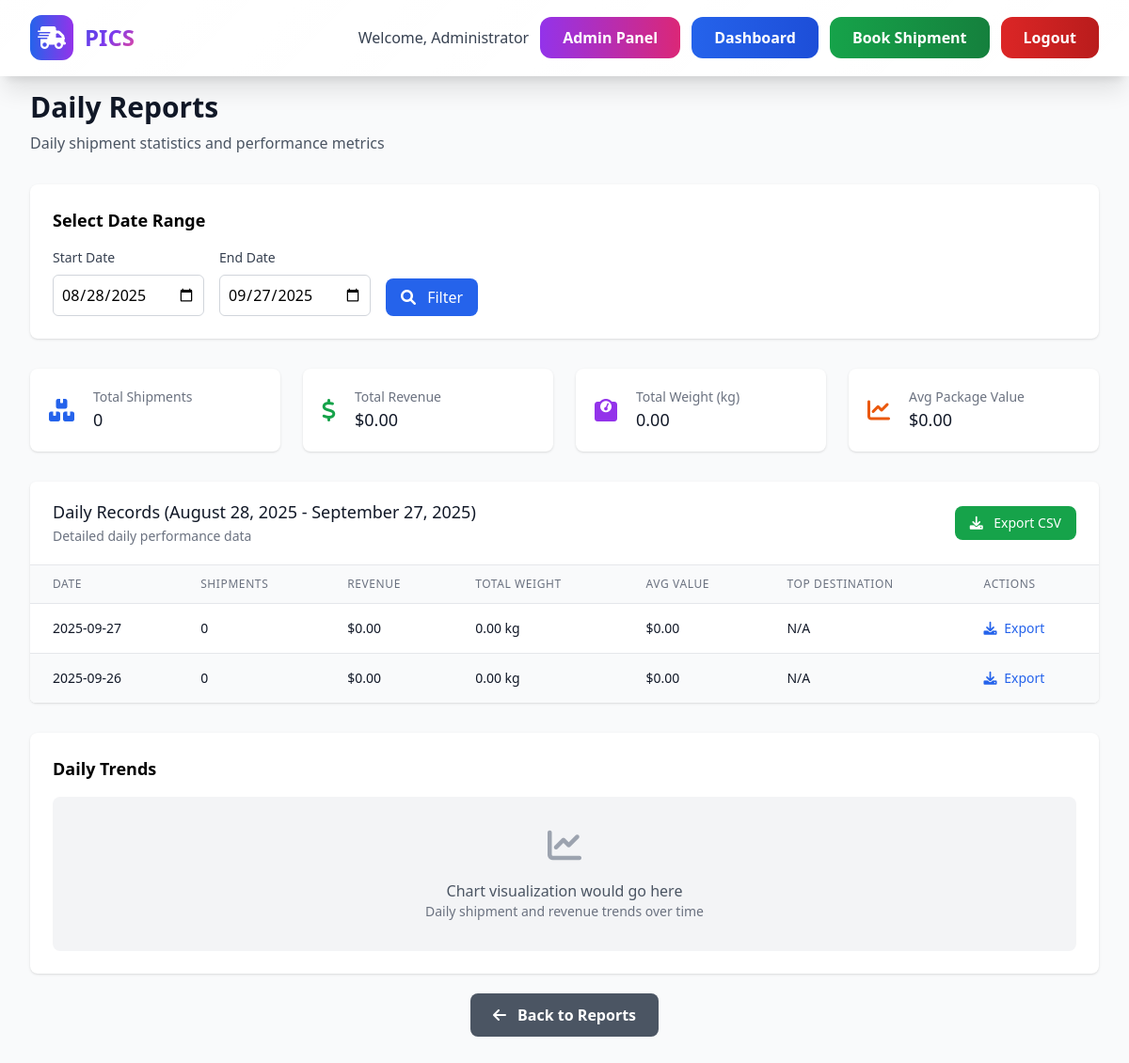
The app's page /admin/reports/daily (signed in) with its own data.
### main.py (models this page shows, shortened)
class Client(UserMixin, db.Model):
    id = db.Column(db.Integer, primary_key=True)
    name = db.Column(db.String(100), nullable=False)
    email = db.Column(db.String(100), unique=True, nullable=False)
    password_hash = db.Column(db.String(128), nullable=False)
    phone = db.Column(db.String(20), nullable=False)
    cnic = db.Column(db.String(20), unique=True, nullable=False)
    address = db.Column(db.Text, nullable=False)
    postal_code = db.Column(db.String(20), nullable=False)
    is_admin = db.Column(db.Boolean, default=False)
    created_at = db.Column(db.DateTime, default=datetime.utcnow)

class DailyRecord(db.Model):
    id = db.Column(db.Integer, primary_key=True)
    date = db.Column(db.Date, nullable=False, unique=True)
    total_shipments = db.Column(db.Integer, default=0)
    total_revenue = db.Column(db.Float, default=0)
    total_weight = db.Column(db.Float, default=0)
    avg_package_value = db.Column(db.Float, default=0)
    top_destination = db.Column(db.String(100))
    created_at = db.Column(db.DateTime, default=datetime.utcnow)

### main.py (the view)
@app.route('/admin/reports/daily')
@login_required
def daily_reports():
    if not current_user.is_admin:
        flash('Access denied. Admin privileges required.', 'error')
        return redirect(url_for('dashboard'))
    start_date_str = request.args.get('start_date')
    end_date_str = request.args.get('end_date')
    if start_date_str and end_date_str:
        start_date = datetime.strptime(start_date_str, '%Y-%m-%d').date()
        end_date = datetime.strptime(end_date_str, '%Y-%m-%d').date()
    else:
        end_date = datetime.now().date()
        start_date = end_date - timedelta(days=30)
    daily_records = DailyRecord.query.filter(
        DailyRecord.date >= start_date,
        DailyRecord.date <= end_date
    ).order_by(DailyRecord.date.desc()).all()
    total_shipments = sum(record.total_shipments for record in daily_records)
    total_revenue = sum(record.total_revenue for record in daily_records)
    total_weight = sum(record.total_weight for record in daily_records)
    avg_package_value = total_revenue / total_shipments if total_shipments > 0 else 0
    return render_template('daily_reports.html',
                         daily_records=daily_records,
                         start_date=start_date,
                         end_date=end_date,
                         total_shipments=total_shipments,
                         total_revenue=total_revenue,
                         total_weight=total_weight,
                         avg_package_value=avg_package_value)

### templates/daily_reports.html (shortened to what this page needs)
{% extends 'base.html' %}
{% block content %}
<div class="min-h-screen py-8">
    <div class="max-w-7xl mx-auto px-4 sm:px-6 lg:px-8">
        <div class="mb-8">
            <h1 class="text-3xl font-bold text-gray-900">Daily Reports</h1>
            <p class="mt-2 text-gray-600">Daily shipment statistics and performance metrics</p>
        </div>
        <div class="bg-white shadow rounded-lg p-6 mb-8">
            <h2 class="text-lg font-semibold mb-4">Select Date Range</h2>
            <form method="GET" class="flex flex-wrap gap-4 items-end">
                <div>
                    <label class="block text-sm font-medium text-gray-700 mb-2">Start Date</label>
                    <input type="date" name="start_date" value="{{ start_date.strftime('%Y-%m-%d') if start_date else '' }}"
                           class="p-2 border border-gray-300 rounded-md focus:ring-2 focus:ring-blue-500 focus:border-transparent">
                </div>
                <div>
                    <label class="block text-sm font-medium text-gray-700 mb-2">End Date</label>
                    <input type="date" name="end_date" value="{{ end_date.strftime('%Y-%m-%d') if end_date else '' }}"
                           class="p-2 border border-gray-300 rounded-md focus:ring-2 focus:ring-blue-500 focus:border-transparent">
                </div>
                <div>
                    <button type="submit" class="bg-blue-600 text-white px-4 py-2 rounded-lg hover:bg-blue-700">
                        <i class="fas fa-search mr-2"></i>
                        Filter
                    </button>
                </div>
            </form>
        </div>
        <div class="grid grid-cols-1 md:grid-cols-4 gap-6 mb-8">
            <div class="bg-white overflow-hidden shadow rounded-lg">
                <div class="p-5">
                    <div class="flex items-center">
                        <div class="flex-shrink-0">
                            <i class="fas fa-boxes text-2xl text-blue-600"></i>
                        </div>
                        <div class="ml-5 w-0 flex-1">
                            <dl>
                                <dt class="text-sm font-medium text-gray-500 truncate">
                                    Total Shipments
                                </dt>
                                <dd class="text-lg font-medium text-gray-900">
                                    {{ total_shipments }}
                                </dd>
                            </dl>
                        </div>
                    </div>
                </div>
            </div>
            <div class="bg-white overflow-hidden shadow rounded-lg">
                <div class="p-5">
                    <div class="flex items-center">
                        <div class="flex-shrink-0">
                            <i class="fas fa-dollar-sign text-2xl text-green-600"></i>
                        </div>
                        <div class="ml-5 w-0 flex-1">
                            <dl>
                                <dt class="text-sm font-medium text-gray-500 truncate">
                                    Total Revenue
                                </dt>
                                <dd class="text-lg font-medium text-gray-900">
                                    ${{ "%.2f"|format(total_revenue) }}
                                </dd>
                            </dl>
                        </div>
                    </div>
                </div>
            </div>
            <div class="bg-white overflow-hidden shadow rounded-lg">
                <div class="p-5">
                    <div class="flex items-center">
                        <div class="flex-shrink-0">
                            <i class="fas fa-weight text-2xl text-purple-600"></i>
                        </div>
                        <div class="ml-5 w-0 flex-1">
                            <dl>
                                <dt class="text-sm font-medium text-gray-500 truncate">
                                    Total Weight (kg)
                                </dt>
                                <dd class="text-lg font-medium text-gray-900">
                                    {{ "%.2f"|format(total_weight) }}
                                </dd>
                            </dl>
                        </div>
                    </div>
                </div>
            </div>
            <div class="bg-white overflow-hidden shadow rounded-lg">
                <div class="p-5">
                    <div class="flex items-center">
                        <div class="flex-shrink-0">
                            <i class="fas fa-chart-line text-2xl text-orange-600"></i>
                        </div>
                        <div class="ml-5 w-0 flex-1">
                            <dl>
                                <dt class="text-sm font-medium text-gray-500 truncate">
                                    Avg Package Value
                                </dt>
                                <dd class="text-lg font-medium text-gray-900">
                                    ${{ "%.2f"|format(avg_package_value) }}
                                </dd>
                            </dl>
                        </div>
                    </div>
                </div>
            </div>
        </div>
        <div class="bg-white shadow overflow-hidden sm:rounded-md">
            <div class="px-4 py-5 sm:px-6 border-b border-gray-200">
                <div class="flex justify-between items-center">
                    <div>
                        <h3 class="text-lg leading-6 font-medium text-gray-900">
                            Daily Records ({{ start_date.strftime('%B %d, %Y') }} - {{ end_date.strftime('%B %d, %Y') }})
                        </h3>
                        <p class="mt-1 max-w-2xl text-sm text-gray-500">
                            Detailed daily performance data
                        </p>
                    </div>
                    <div class="flex space-x-2">
                        <button onclick="exportTableToCSV('daily_records_table', 'daily_reports.csv')"
                                class="bg-green-600 text-white px-4 py-2 rounded-lg hover:bg-green-700 text-sm">
                            <i class="fas fa-download mr-2"></i>
                            Export CSV
                        </button>
                    </div>
                </div>
            </div>
            {% if daily_records %}
                <div class="overflow-x-auto">
                    <table id="daily_records_table" class="min-w-full divide-y divide-gray-200">
                        <thead class="bg-gray-50">
                            <tr>
                                <th class="px-6 py-3 text-left text-xs font-medium text-gray-500 uppercase tracking-wider">Date</th>
                                <th class="px-6 py-3 text-left text-xs font-medium text-gray-500 uppercase tracking-wider">Shipments</th>
                                <th class="px-6 py-3 text-left text-xs font-medium text-gray-500 uppercase tracking-wider">Revenue</th>
                                <th class="px-6 py-3 text-left text-xs font-medium text-gray-500 uppercase tracking-wider">Total Weight</th>
                                <th class="px-6 py-3 text-left text-xs font-medium text-gray-500 uppercase tracking-wider">Avg Value</th>
                                <th class="px-6 py-3 text-left text-xs font-medium text-gray-500 uppercase tracking-wider">Top Destination</th>
                                <th class="px-6 py-3 text-left text-xs font-medium text-gray-500 uppercase tracking-wider">Actions</th>
                            </tr>
                        </thead>
                        <tbody class="bg-white divide-y divide-gray-200">
                            {% for record in daily_records %}
                                <tr class="{% if loop.index % 2 == 0 %}bg-gray-50{% endif %}">
                                    <td class="px-6 py-4 whitespace-nowrap text-sm font-medium text-gray-900">
                                        {{ record.date.strftime('%Y-%m-%d') }}
                                    </td>
                                    <td class="px-6 py-4 whitespace-nowrap text-sm text-gray-900">
                                        {{ record.total_shipments }}
                                    </td>
                                    <td class="px-6 py-4 whitespace-nowrap text-sm text-gray-900">
                                        ${{ "%.2f"|format(record.total_revenue) }}
                                    </td>
                                    <td class="px-6 py-4 whitespace-nowrap text-sm text-gray-900">
                                        {{ "%.2f"|format(record.total_weight) }} kg
                                    </td>
                                    <td class="px-6 py-4 whitespace-nowrap text-sm text-gray-900">
                                        ${{ "%.2f"|format(record.avg_package_value) }}
                                    </td>
                                    <td class="px-6 py-4 whitespace-nowrap text-sm text-gray-900">
                                        {{ record.top_destination or 'N/A' }}
                                    </td>
                                    <td class="px-6 py-4 whitespace-nowrap text-sm font-medium">
                                        <a href="{{ url_for('export_daily_report', date=record.date.strftime('%Y-%m-%d')) }}"
                                           class="text-blue-600 hover:text-blue-900">
                                            <i class="fas fa-download mr-1"></i>
                                            Export
                                        </a>
                                    </td>
                                </tr>
                            {% endfor %}
                        </tbody>
                    </table>
                </div>
            {% else %}
                <div class="text-center py-12">
                    <i class="fas fa-calendar-times text-4xl text-gray-400 mb-4"></i>
                    <h3 class="text-lg font-medium text-gray-900 mb-2">No records found</h3>
                    <p class="text-gray-500">No daily records available for the selected date range</p>
                </div>
            {% endif %}
        </div>
        <div class="mt-8 bg-white shadow rounded-lg p-6">
            <h3 class="text-lg font-semibold mb-4">Daily Trends</h3>
            <div class="bg-gray-100 rounded-lg p-8 text-center">
                <i class="fas fa-chart-line text-4xl text-gray-400 mb-4"></i>
                <p class="text-gray-600">Chart visualization would go here</p>
                <p class="text-sm text-gray-500">Daily shipment and revenue trends over time</p>
            </div>
        </div>
        <div class="mt-8 text-center">
            <a href="{{ url_for('reports') }}" class="bg-gray-600 text-white px-6 py-3 rounded-lg font-semibold hover:bg-gray-700">
                <i class="fas fa-arrow-left mr-2"></i>
                Back to Reports
            </a>
        </div>
    </div>
</div>
{% endblock %}

### templates/base.html (shortened to what this page needs)
<!DOCTYPE html>
<html lang="en">
<head>
    <script src="https://cdn.tailwindcss.com"></script>
    <link href="https://cdnjs.cloudflare.com/ajax/libs/font-awesome/6.0.0/css/all.min.css" rel="stylesheet">
</head>
<body class="font-sans bg-gray-50">
    <nav class="fixed w-full nav-gradient shadow-xl z-50 border-b border-white/20">
        <div class="max-w-7xl mx-auto px-4 sm:px-6 lg:px-8">
            <div class="flex justify-between h-20">
                <div class="flex items-center">
                    <div class="bg-gradient-to-r from-blue-600 to-purple-600 p-2 rounded-xl mr-3">
                        <i class="fas fa-shipping-fast text-2xl text-white"></i>
                    </div>
                    <span class="text-2xl font-bold text-gradient">PICS</span>
                </div>
                <div class="flex items-center space-x-3">
                    {% if current_user.is_authenticated %}
                        <div class="hidden md:flex items-center space-x-3">
                            <span class="text-gray-700 font-medium">Welcome, {{ current_user.name }}</span>
                            {% if current_user.is_admin %}
                                <a href="{{ url_for('admin') }}" class="modern-button bg-gradient-to-r from-purple-600 to-pink-600 text-white px-6 py-2.5 hover:from-purple-700 hover:to-pink-700">
                                    Admin Panel
                                </a>
                            {% endif %}
                            <a href="{{ url_for('dashboard') }}" class="modern-button bg-gradient-to-r from-blue-600 to-blue-700 text-white px-6 py-2.5 hover:from-blue-700 hover:to-blue-800">
                                Dashboard
                            </a>
                            <a href="{{ url_for('book_shipment') }}" class="modern-button bg-gradient-to-r from-green-600 to-green-700 text-white px-6 py-2.5 hover:from-green-700 hover:to-green-800">
                                Book Shipment
                            </a>
                            <a href="{{ url_for('logout') }}" class="modern-button bg-gradient-to-r from-red-600 to-red-700 text-white px-6 py-2.5 hover:from-red-700 hover:to-red-800">
                                Logout
                            </a>
                        </div>
                    {% endif %}
                </div>
            </div>
        </div>
    </nav>
    <main class="pt-16">
        {% block content %}{% endblock %}
    </main>
</body>
</html>

### records on screen
Client: name "Administrator"
DailyRecord: strftime "September 27, 2025", date "2025-09-27", total_shipments "0", total_revenue "0.00", total_weight "0.00", avg_package_value "0.00", top_destination "N/A"
DailyRecord: date "2025-09-26", total_shipments "0", total_revenue "0.00", total_weight "0.00", avg_package_value "0.00", top_destination "N/A"

### other values on screen
{{ total_shipments }} "0"
{{ "%.2f"|format(total_revenue) }} "0.00"
{{ "%.2f"|format(total_weight) }} "0.00"
{{ "%.2f"|format(avg_package_value) }} "0.00"
